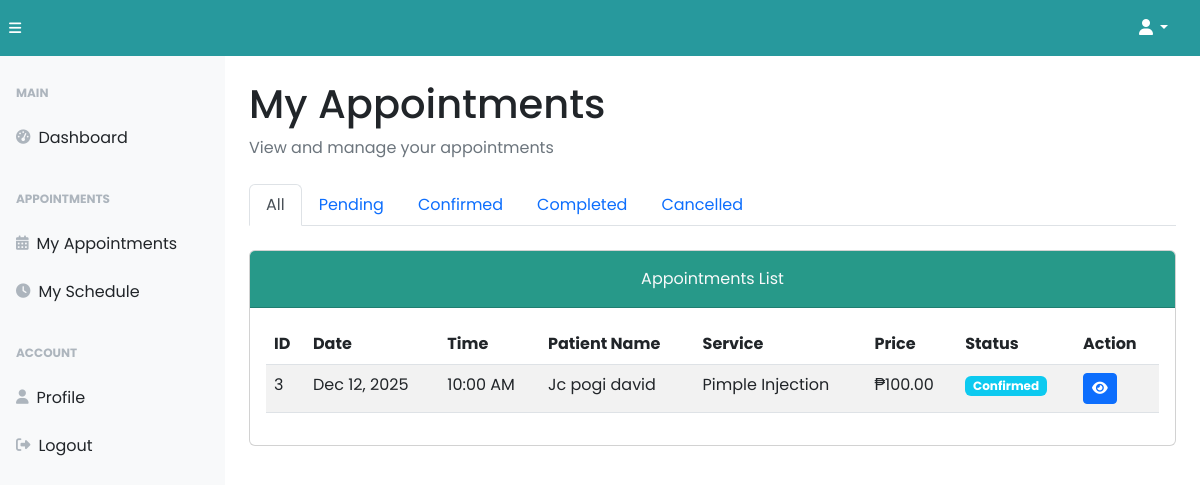
The page /dermatologist/derm-appointments.php (signed in) on the database as committed earlier.
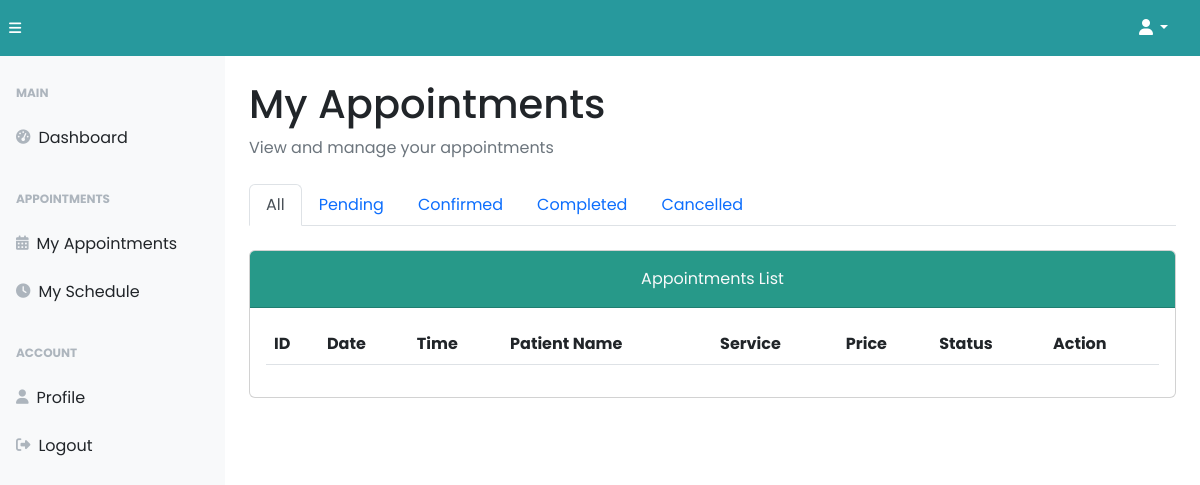
The same page on the database as committed later.
### tables this page shows
CREATE TABLE `tbl_appointments` (
  `appointment_id` int(11) NOT NULL,
  `ac_id` int(11) NOT NULL,
  `service_id` int(11) NOT NULL,
  `derm_id` int(11) NOT NULL,
  `appointment_date` date NOT NULL,
  `appointment_time` time NOT NULL,
  `appointment_status` enum('Pending','Confirmed','Completed','Cancelled') DEFAULT 'Pending',
  `notes` text DEFAULT NULL,
  `gcash_reference` varchar(100) DEFAULT NULL,
  `downpayment_amount` decimal(10,2) DEFAULT NULL,
  `payment_proof` varchar(255) DEFAULT NULL,
  `payment_status` enum('Pending','Verified','Rejected') DEFAULT 'Pending',
  `created_at` timestamp NOT NULL DEFAULT current_timestamp()
);

CREATE TABLE `tbl_account_details` (
  `ac_id` int(11) NOT NULL,
  `first_name` varchar(100) NOT NULL,
  `middle_name` varchar(100) DEFAULT NULL,
  `last_name` varchar(100) NOT NULL,
  `gender` enum('Male','Female','Other') DEFAULT NULL,
  `contact` varchar(15) DEFAULT NULL,
  `address` text DEFAULT NULL
);

CREATE TABLE `tbl_services` (
  `service_id` int(11) NOT NULL,
  `service_name` varchar(100) NOT NULL,
  `service_price` float NOT NULL,
  `sessions` int(11) NOT NULL,
  `procedure_benefits` varchar(255) NOT NULL,
  `service_group` varchar(50) NOT NULL,
  `service_image` varchar(255) DEFAULT NULL
);

### dermatologist/derm-select.php (called while the page is built)
<?php
$ac_id = $_SESSION["derm_id"];
    $select_query = "SELECT * FROM tbl_dermatologists WHERE ac_id = ?";
    $stmt = $conn->prepare($select_query);
    $stmt->bind_param("i", $ac_id);
    $stmt->execute();
    $result = $stmt->get_result();
    $data = $result->fetch_assoc();
    $derm_id = $data["derm_id"];
?>

### dermatologist/derm-appointments.php (the view, shortened to what the changed rows need)
<?php
require_once("../backend/config/config.php");
require_once("./derm-select.php");
$status_filter = '';
?>
<!DOCTYPE html>
<html lang="en">
  <head>
    <link href="https://cdnjs.cloudflare.com/ajax/libs/font-awesome/6.5.1/css/all.min.css" rel="stylesheet">
    <link rel="stylesheet" href="../styles/dataTables.min.css">
    <link rel="stylesheet" href="../plugins/dataTables.bootstrap5.min.css">
    <link rel="stylesheet" href="../styles/bootsrap5-min.css">
    <link rel="stylesheet" href="../styles/card-general.css">
  </head>
  <body class="sb-nav-fixed">
    <div id="layoutSidenav">
      <div id="layoutSidenav_content">
        <main>
          <div class="container-fluid px-4">
            <h1 class="mt-4">My Appointments</h1>
            <div class="card mb-5">
              <div class="card-body">
                <table id="appointmentsTable" class="table table-striped nowrap" style="width:100%">
                  <thead>
                    <tr>
                      <th>ID</th>
                      <th>Date</th>
                      <th>Time</th>
                      <th>Patient Name</th>
                      <th>Service</th>
                      <th>Price</th>
                      <th>Status</th>
                      <th>Action</th>
                    </tr>
                  </thead>
                  <tbody>
                    <?php
                    $query = "SELECT
                                a.appointment_id,
                                a.appointment_date,
                                a.appointment_time,
                                a.appointment_status,
                                a.notes,
                                s.service_name,
                                s.service_price,
                                ad.first_name,
                                ad.last_name,
                                ad.contact,
                                ac.ac_email
                              FROM tbl_appointments a
                              JOIN tbl_services s ON a.service_id = s.service_id
                              JOIN tbl_account_details ad ON a.ac_id = ad.ac_id
                              JOIN tbl_account ac ON a.ac_id = ac.ac_id
                              WHERE a.derm_id = ? $status_filter
                              ORDER BY a.appointment_date DESC, a.appointment_time DESC";
                    $stmt = $conn->prepare($query);
                    $stmt->bind_param("i", $derm_id);
                    $stmt->execute();
                    $result = $stmt->get_result();
                    while ($appointment = $result->fetch_assoc()) {
                      $status_class = '';
                      switch($appointment['appointment_status']) {
                        case 'Confirmed': $status_class = 'info'; break;
                      }
                    ?>
                    <tr>
                      <td><?= $appointment['appointment_id'] ?></td>
                      <td><?= date('M d, Y', strtotime($appointment['appointment_date'])) ?></td>
                      <td><?= date('g:i A', strtotime($appointment['appointment_time'])) ?></td>
                      <td><?= $appointment['first_name'] . ' ' . $appointment['last_name'] ?></td>
                      <td><?= $appointment['service_name'] ?></td>
                      <td>₱<?= number_format($appointment['service_price'], 2) ?></td>
                      <td><span class="badge bg-<?= $status_class ?>"><?= $appointment['appointment_status'] ?></span></td>
                      <td>
                        <button class="btn btn-sm btn-primary" data-bs-toggle="modal" data-bs-target="#viewModal<?= $appointment['appointment_id'] ?>">
                          <i class="fas fa-eye"></i>
                        </button>
                      </td>
                    </tr>
                    <?php } ?>
                  </tbody>
                </table>
              </div>
            </div>
          </div>
        </main>
      </div>
    </div>
  </body>
</html>

Rows that differ between the two databases and show on the page:
no longer on this page (row edited): tbl_appointments: appointment_id "3", appointment_date "Dec 12, 2025", appointment_time "10:00 AM", tbl_account_details.first_name "Jc pogi", tbl_account_details.last_name "david", service.service_name "Pimple Injection", service.service_price "100.00", appointment_status "Confirmed"
